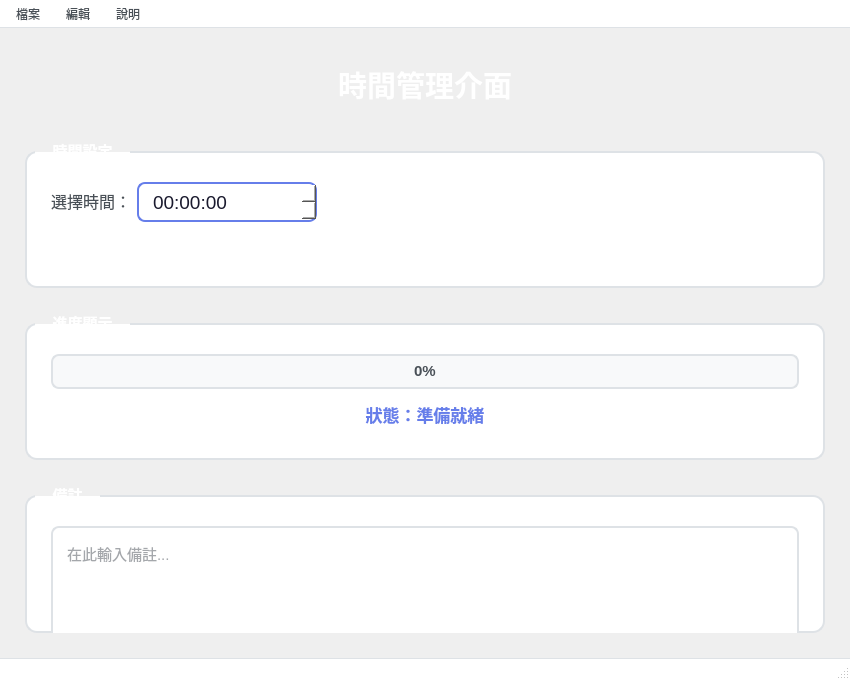
<?xml version="1.0" encoding="UTF-8"?>
<ui version="4.0">
 <class>MainWindow</class>
 <widget class="QMainWindow" name="MainWindow">
  <property name="geometry">
   <rect>
    <x>0</x>
    <y>0</y>
    <width>850</width>
    <height>680</height>
   </rect>
  </property>
  <property name="minimumSize">
   <size>
    <width>700</width>
    <height>600</height>
   </size>
  </property>
  <property name="windowTitle">
   <string>MidtermAI - 時間管理系統</string>
  </property>
  <property name="styleSheet">
   <string notr="true">/* 主視窗樣式 - 使用漸層背景增加深度感 */
QMainWindow {
    background: qlineargradient(x1:0, y1:0, x2:0, y2:1,
                                stop:0 #f8f9fa, stop:1 #e9ecef);
}

/* 一般標籤樣式 */
QLabel {
    color: #495057;
    font-size: 12pt;
    font-family: &quot;Microsoft JhengHei&quot;, &quot;PingFang TC&quot;, sans-serif;
}

/* 標題標籤 - 增強視覺層次 */
QLabel#titleLabel {
    color: #1a1a2e;
    font-size: 22pt;
    font-weight: bold;
    padding: 10px;
    background-color: qlineargradient(x1:0, y1:0, x2:1, y2:0,
                                      stop:0 #667eea, stop:1 #764ba2);
    border-radius: 10px;
    color: white;
    qproperty-alignment: AlignCenter;
}

/* 時間選擇器 - 改進邊框和陰影效果 */
QTimeEdit {
    background-color: white;
    border: 2px solid #667eea;
    border-radius: 8px;
    padding: 8px 12px;
    font-size: 14pt;
    color: #1a1a2e;
    selection-background-color: #667eea;
}

QTimeEdit:hover {
    border: 2px solid #764ba2;
    background-color: #f8f9fa;
}

QTimeEdit:focus {
    border: 3px solid #667eea;
    background-color: white;
}

QTimeEdit:disabled {
    background-color: #e9ecef;
    color: #adb5bd;
    border: 2px solid #ced4da;
}

/* 按鈕基本樣式 - 使用現代漸層和陰影 */
QPushButton {
    background: qlineargradient(x1:0, y1:0, x2:0, y2:1,
                                stop:0 #667eea, stop:1 #764ba2);
    color: white;
    border: none;
    border-radius: 8px;
    padding: 10px 20px;
    font-size: 12pt;
    font-weight: bold;
    font-family: &quot;Microsoft JhengHei&quot;, &quot;PingFang TC&quot;, sans-serif;
}

QPushButton:hover {
    background: qlineargradient(x1:0, y1:0, x2:0, y2:1,
                                stop:0 #5568d3, stop:1 #6a3d8f);
}

QPushButton:pressed {
    background: qlineargradient(x1:0, y1:0, x2:0, y2:1,
                                stop:0 #4a5ac0, stop:1 #5c347c);
    padding-top: 12px;
    padding-bottom: 8px;
}

QPushButton:disabled {
    background-color: #ced4da;
    color: #6c757d;
}

/* 暫停按鈕 - 使用警告色系 */
QPushButton#pauseButton {
    background: qlineargradient(x1:0, y1:0, x2:0, y2:1,
                                stop:0 #f093fb, stop:1 #f5576c);
}

QPushButton#pauseButton:hover {
    background: qlineargradient(x1:0, y1:0, x2:0, y2:1,
                                stop:0 #e082ea, stop:1 #e4465b);
}

QPushButton#pauseButton:pressed {
    background: qlineargradient(x1:0, y1:0, x2:0, y2:1,
                                stop:0 #d071d9, stop:1 #d3354a);
}

/* 重置按鈕 - 使用危險色系 */
QPushButton#resetButton {
    background: qlineargradient(x1:0, y1:0, x2:0, y2:1,
                                stop:0 #fa709a, stop:1 #fee140);
}

QPushButton#resetButton:hover {
    background: qlineargradient(x1:0, y1:0, x2:0, y2:1,
                                stop:0 #e95f89, stop:1 #edd02f);
}

QPushButton#resetButton:pressed {
    background: qlineargradient(x1:0, y1:0, x2:0, y2:1,
                                stop:0 #d84e78, stop:1 #dcbf1e);
}

/* 群組框樣式 - 增加陰影和深度 */
QGroupBox {
    background-color: white;
    border: 2px solid #dee2e6;
    border-radius: 12px;
    margin-top: 15px;
    padding: 20px 15px 15px 15px;
    font-weight: bold;
    font-size: 11pt;
    color: #495057;
}

QGroupBox::title {
    subcontrol-origin: margin;
    subcontrol-position: top left;
    padding: 5px 15px;
    background: qlineargradient(x1:0, y1:0, x2:1, y2:0,
                                stop:0 #667eea, stop:1 #764ba2);
    color: white;
    border-radius: 6px;
    left: 10px;
    font-family: &quot;Microsoft JhengHei&quot;, &quot;PingFang TC&quot;, sans-serif;
}

/* 文字編輯器樣式 - 改善邊框和內距 */
QTextEdit {
    background-color: white;
    border: 2px solid #dee2e6;
    border-radius: 8px;
    padding: 10px;
    color: #495057;
    font-size: 11pt;
    font-family: &quot;Microsoft JhengHei&quot;, &quot;PingFang TC&quot;, sans-serif;
    selection-background-color: #667eea;
    selection-color: white;
}

QTextEdit:hover {
    border: 2px solid #adb5bd;
}

QTextEdit:focus {
    border: 2px solid #667eea;
    background-color: #f8f9fa;
}

/* 進度條樣式 - 使用漸層和動畫效果 */
QProgressBar {
    border: 2px solid #dee2e6;
    border-radius: 8px;
    text-align: center;
    background-color: #f8f9fa;
    color: #495057;
    font-weight: bold;
    font-size: 11pt;
    height: 30px;
}

QProgressBar::chunk {
    background: qlineargradient(x1:0, y1:0, x2:1, y2:0,
                                stop:0 #667eea, stop:0.5 #764ba2, stop:1 #f093fb);
    border-radius: 6px;
    margin: 1px;
}

/* 狀態標籤特殊樣式 */
QLabel#statusLabel {
    font-size: 13pt;
    font-weight: bold;
    color: #667eea;
    padding: 8px;
}

/* 選單樣式優化 */
QMenuBar {
    background-color: white;
    color: #495057;
    border-bottom: 1px solid #dee2e6;
    font-family: &quot;Microsoft JhengHei&quot;, &quot;PingFang TC&quot;, sans-serif;
}

QMenuBar::item {
    padding: 5px 10px;
    background-color: transparent;
}

QMenuBar::item:selected {
    background-color: #667eea;
    color: white;
    border-radius: 4px;
}

QMenu {
    background-color: white;
    border: 1px solid #dee2e6;
    border-radius: 6px;
    padding: 5px;
}

QMenu::item {
    padding: 8px 25px;
    border-radius: 4px;
}

QMenu::item:selected {
    background-color: #667eea;
    color: white;
}

/* 狀態列樣式 */
QStatusBar {
    background-color: white;
    color: #6c757d;
    border-top: 1px solid #dee2e6;
    font-family: &quot;Microsoft JhengHei&quot;, &quot;PingFang TC&quot;, sans-serif;
}</string>
  </property>
  <widget class="QWidget" name="centralwidget">
   <layout class="QVBoxLayout" name="verticalLayout">
    <property name="spacing">
     <number>20</number>
    </property>
    <property name="leftMargin">
     <number>25</number>
    </property>
    <property name="topMargin">
     <number>25</number>
    </property>
    <property name="rightMargin">
     <number>25</number>
    </property>
    <property name="bottomMargin">
     <number>25</number>
    </property>
    <item>
     <widget class="QLabel" name="titleLabel">
      <property name="text">
       <string>時間管理介面</string>
      </property>
      <property name="alignment">
       <set>Qt::AlignCenter</set>
      </property>
     </widget>
    </item>
    <item>
     <widget class="QGroupBox" name="timeGroupBox">
      <property name="title">
       <string>時間設定</string>
      </property>
      <layout class="QVBoxLayout" name="verticalLayout_2">
       <item>
        <layout class="QHBoxLayout" name="horizontalLayout">
         <item>
          <widget class="QLabel" name="timeLabel">
           <property name="text">
            <string>選擇時間：</string>
           </property>
          </widget>
         </item>
         <item>
          <widget class="QTimeEdit" name="timeEdit">
           <property name="minimumSize">
            <size>
             <width>180</width>
             <height>40</height>
            </size>
           </property>
           <property name="displayFormat">
            <string>HH:mm:ss</string>
           </property>
           <property name="calendarPopup">
            <bool>true</bool>
           </property>
          </widget>
         </item>
         <item>
          <spacer name="horizontalSpacer">
           <property name="orientation">
            <enum>Qt::Horizontal</enum>
           </property>
           <property name="sizeHint" stdset="0">
            <size>
             <width>40</width>
             <height>20</height>
            </size>
           </property>
          </spacer>
         </item>
        </layout>
       </item>
       <item>
        <layout class="QHBoxLayout" name="horizontalLayout_2">
         <item>
          <widget class="QPushButton" name="startButton">
           <property name="minimumSize">
            <size>
             <width>120</width>
             <height>40</height>
            </size>
           </property>
           <property name="cursor">
            <cursorShape>PointingHandCursor</cursorShape>
           </property>
           <property name="text">
            <string>開始</string>
           </property>
          </widget>
         </item>
         <item>
          <widget class="QPushButton" name="pauseButton">
           <property name="minimumSize">
            <size>
             <width>120</width>
             <height>40</height>
            </size>
           </property>
           <property name="cursor">
            <cursorShape>PointingHandCursor</cursorShape>
           </property>
           <property name="text">
            <string>暫停</string>
           </property>
          </widget>
         </item>
         <item>
          <widget class="QPushButton" name="resetButton">
           <property name="minimumSize">
            <size>
             <width>120</width>
             <height>40</height>
            </size>
           </property>
           <property name="cursor">
            <cursorShape>PointingHandCursor</cursorShape>
           </property>
           <property name="text">
            <string>重置</string>
           </property>
          </widget>
         </item>
        </layout>
       </item>
      </layout>
     </widget>
    </item>
    <item>
     <widget class="QGroupBox" name="progressGroupBox">
      <property name="title">
       <string>進度顯示</string>
      </property>
      <layout class="QVBoxLayout" name="verticalLayout_3">
       <item>
        <widget class="QProgressBar" name="progressBar">
         <property name="minimumSize">
          <size>
           <width>0</width>
           <height>35</height>
          </size>
         </property>
         <property name="value">
          <number>0</number>
         </property>
         <property name="textVisible">
          <bool>true</bool>
         </property>
         <property name="format">
          <string>%p%</string>
         </property>
        </widget>
       </item>
       <item>
        <widget class="QLabel" name="statusLabel">
         <property name="text">
          <string>狀態：準備就緒</string>
         </property>
         <property name="alignment">
          <set>Qt::AlignCenter</set>
         </property>
        </widget>
       </item>
      </layout>
     </widget>
    </item>
    <item>
     <widget class="QGroupBox" name="notesGroupBox">
      <property name="title">
       <string>備註</string>
      </property>
      <layout class="QVBoxLayout" name="verticalLayout_4">
       <item>
        <widget class="QTextEdit" name="notesTextEdit">
         <property name="minimumSize">
          <size>
           <width>0</width>
           <height>120</height>
          </size>
         </property>
         <property name="maximumSize">
          <size>
           <width>16777215</width>
           <height>200</height>
          </size>
         </property>
         <property name="placeholderText">
          <string>在此輸入備註...</string>
         </property>
        </widget>
       </item>
      </layout>
     </widget>
    </item>
    <item>
     <spacer name="verticalSpacer">
      <property name="orientation">
       <enum>Qt::Vertical</enum>
      </property>
      <property name="sizeHint" stdset="0">
       <size>
        <width>20</width>
        <height>40</height>
       </size>
      </property>
     </spacer>
    </item>
   </layout>
  </widget>
  <widget class="QMenuBar" name="menubar">
   <property name="geometry">
    <rect>
     <x>0</x>
     <y>0</y>
     <width>800</width>
     <height>21</height>
    </rect>
   </property>
   <widget class="QMenu" name="menuFile">
    <property name="title">
     <string>檔案</string>
    </property>
    <addaction name="actionNew"/>
    <addaction name="actionOpen"/>
    <addaction name="actionSave"/>
    <addaction name="separator"/>
    <addaction name="actionExit"/>
   </widget>
   <widget class="QMenu" name="menuEdit">
    <property name="title">
     <string>編輯</string>
    </property>
    <addaction name="actionCopy"/>
    <addaction name="actionPaste"/>
   </widget>
   <widget class="QMenu" name="menuHelp">
    <property name="title">
     <string>說明</string>
    </property>
    <addaction name="actionAbout"/>
   </widget>
   <addaction name="menuFile"/>
   <addaction name="menuEdit"/>
   <addaction name="menuHelp"/>
  </widget>
  <widget class="QStatusBar" name="statusbar"/>
  <action name="actionNew">
   <property name="text">
    <string>新增</string>
   </property>
  </action>
  <action name="actionOpen">
   <property name="text">
    <string>開啟</string>
   </property>
  </action>
  <action name="actionSave">
   <property name="text">
    <string>儲存</string>
   </property>
  </action>
  <action name="actionExit">
   <property name="text">
    <string>離開</string>
   </property>
  </action>
  <action name="actionCopy">
   <property name="text">
    <string>複製</string>
   </property>
  </action>
  <action name="actionPaste">
   <property name="text">
    <string>貼上</string>
   </property>
  </action>
  <action name="actionAbout">
   <property name="text">
    <string>關於</string>
   </property>
  </action>
 </widget>
 <resources/>
 <connections/>
</ui>
